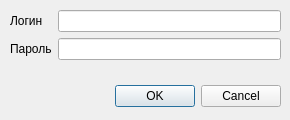
<?xml version="1.0" encoding="UTF-8"?>
<ui version="4.0">
 <class>Authentication</class>
 <widget class="QDialog" name="Authentication">
  <property name="geometry">
   <rect>
    <x>0</x>
    <y>0</y>
    <width>290</width>
    <height>120</height>
   </rect>
  </property>
  <property name="windowTitle">
   <string>Dialog</string>
  </property>
  <property name="styleSheet">
   <string notr="true">/*
 * The MIT License (MIT)
 *
 * Copyright (c) &lt;2013-2014&gt; &lt;Colin Duquesnoy&gt;
 *
 * Permission is hereby granted, free of charge, to any person obtaining a copy
 * of this software and associated documentation files (the &quot;Software&quot;), to deaa
 * in the Software without restriction, including without limitation the rights
 * to use, copy, modify, merge, publish, distribute, sublicense, and/or sell
 * copies of the Software, and to permit persons to whom the Software is
 * furnished to do so, subject to the following conditions:

 * The above copyright notice and this permission notice shall be included in
 * all copies or substantial portions of the Software.

 * THE SOFTWARE IS PROVIDED &quot;AS IS&quot;, WITHOUT WARRANTY OF ANY KIND, EXPRESS OR
 * IMPLIED, INCLUDING BUT NOT LIMITED TO THE WARRANTIES OF MERCHANTABILITY,
 * FITNESS FOR A PARTICULAR PURPOSE AND NONINFRINGEMENT. IN NO EVENT SHALL THE
 * AUTHORS OR COPYRIGHT HOLDERS BE LIABLE FOR ANY CLAIM, DAMAGES OR OTHER
 * LIABILITY, WHETHER IN AN ACTION OF CONTRACT, TORT OR OTHERWISE, ARISING FROM,
 * OUT OF OR IN CONNECTION WITH THE SOFTWARE OR THE USE OR OTHER DEALINGS IN
 * THE SOFTWARE.
 */
QToolTip
{
    border: 1px solid #76797C;
    background-color: rgb(90, 102, 117);;
    color: white;
    padding: 5px;
    opacity: 200;
}

QWidget
{
    color: #eff0f1;
    background-color: #31363b;
    selection-background-color:#3daee9;
    selection-color: #eff0f1;
    background-clip: border;
    border-image: none;
    border: 0px transparent black;
    outline: 0;
}

QWidget:item:hover
{
    background-color: #3daee9;
    color: #eff0f1;
}

QWidget:item:selected
{
    background-color: #3daee9;
}

QCheckBox
{
    spacing: 5px;
    outline: none;
    color: #eff0f1;
    margin-bottom: 2px;
}

QCheckBox:disabled
{
    color: #76797C;
}

QCheckBox::indicator,
QGroupBox::indicator
{
    width: 18px;
    height: 18px;
}
QGroupBox::indicator
{
    margin-left: 2px;
}

QCheckBox::indicator:unchecked
{
    image: url(:/qss_icons/rc/checkbox_unchecked.png);
}

QCheckBox::indicator:unchecked:hover,
QCheckBox::indicator:unchecked:focus,
QCheckBox::indicator:unchecked:pressed,
QGroupBox::indicator:unchecked:hover,
QGroupBox::indicator:unchecked:focus,
QGroupBox::indicator:unchecked:pressed
{
  border: none;
    image: url(:/qss_icons/rc/checkbox_unchecked_focus.png);
}

QCheckBox::indicator:checked
{
    image: url(:/qss_icons/rc/checkbox_checked.png);
}

QCheckBox::indicator:checked:hover,
QCheckBox::indicator:checked:focus,
QCheckBox::indicator:checked:pressed,
QGroupBox::indicator:checked:hover,
QGroupBox::indicator:checked:focus,
QGroupBox::indicator:checked:pressed
{
  border: none;
    image: url(:/qss_icons/rc/checkbox_checked_focus.png);
}


QCheckBox::indicator:indeterminate
{
    image: url(:/qss_icons/rc/checkbox_indeterminate.png);
}

QCheckBox::indicator:indeterminate:focus,
QCheckBox::indicator:indeterminate:hover,
QCheckBox::indicator:indeterminate:pressed
{
    image: url(:/qss_icons/rc/checkbox_indeterminate_focus.png);
}

QCheckBox::indicator:checked:disabled,
QGroupBox::indicator:checked:disabled
{
    image: url(:/qss_icons/rc/checkbox_checked_disabled.png);
}

QCheckBox::indicator:unchecked:disabled,
QGroupBox::indicator:unchecked:disabled
{
    image: url(:/qss_icons/rc/checkbox_unchecked_disabled.png);
}

QRadioButton
{
    spacing: 5px;
    outline: none;
    color: #eff0f1;
    margin-bottom: 2px;
}

QRadioButton:disabled
{
    color: #76797C;
}
QRadioButton::indicator
{
    width: 21px;
    height: 21px;
}

QRadioButton::indicator:unchecked
{
    image: url(:/qss_icons/rc/radio_unchecked.png);
}


QRadioButton::indicator:unchecked:hover,
QRadioButton::indicator:unchecked:focus,
QRadioButton::indicator:unchecked:pressed
{
    border: none;
    outline: none;
    image: url(:/qss_icons/rc/radio_unchecked_focus.png);
}

QRadioButton::indicator:checked
{
    border: none;
    outline: none;
    image: url(:/qss_icons/rc/radio_checked.png);
}

QRadioButton::indicator:checked:hover,
QRadioButton::indicator:checked:focus,
QRadioButton::indicator:checked:pressed
{
    border: none;
    outline: none;
    image: url(:/qss_icons/rc/radio_checked_focus.png);
}

QRadioButton::indicator:checked:disabled
{
    outline: none;
    image: url(:/qss_icons/rc/radio_checked_disabled.png);
}

QRadioButton::indicator:unchecked:disabled
{
    image: url(:/qss_icons/rc/radio_unchecked_disabled.png);
}


QMenuBar
{
    background-color: #31363b;
    color: #eff0f1;
}

QMenuBar::item
{
    background: transparent;
}

QMenuBar::item:selected
{
    background: transparent;
    border: 1px solid #76797C;
}

QMenuBar::item:pressed
{
    border: 1px solid #76797C;
    background-color: #3daee9;
    color: #eff0f1;
    margin-bottom:-1px;
    padding-bottom:1px;
}

QMenu
{
    border: 1px solid #76797C;
    color: #eff0f1;
    margin: 2px;
}

QMenu::icon
{
    margin: 5px;
}

QMenu::item
{
    padding: 5px 30px 5px 30px;
    margin-left: 5px;
    border: 1px solid transparent; /* reserve space for selection border */
}

QMenu::item:selected
{
    color: #eff0f1;
}

QMenu::separator {
    height: 2px;
    background: lightblue;
    margin-left: 10px;
    margin-right: 5px;
}

QMenu::indicator {
    width: 18px;
    height: 18px;
}

/* non-exclusive indicator = check box style indicator
   (see QActionGroup::setExclusive) */
QMenu::indicator:non-exclusive:unchecked {
    image: url(:/qss_icons/rc/checkbox_unchecked.png);
}

QMenu::indicator:non-exclusive:unchecked:selected {
    image: url(:/qss_icons/rc/checkbox_unchecked_disabled.png);
}

QMenu::indicator:non-exclusive:checked {
    image: url(:/qss_icons/rc/checkbox_checked.png);
}

QMenu::indicator:non-exclusive:checked:selected {
    image: url(:/qss_icons/rc/checkbox_checked_disabled.png);
}

/* exclusive indicator = radio button style indicator (see QActionGroup::setExclusive) */
QMenu::indicator:exclusive:unchecked {
    image: url(:/qss_icons/rc/radio_unchecked.png);
}

QMenu::indicator:exclusive:unchecked:selected {
    image: url(:/qss_icons/rc/radio_unchecked_disabled.png);
}

QMenu::indicator:exclusive:checked {
    image: url(:/qss_icons/rc/radio_checked.png);
}

QMenu::indicator:exclusive:checked:selected {
    image: url(:/qss_icons/rc/radio_checked_disabled.png);
}

QMenu::right-arrow {
    margin: 5px;
    image: url(:/qss_icons/rc/right_arrow.png)
}


QWidget:disabled
{
    color: #454545;
    background-color: #31363b;
}

QAbstractItemView
{
    alternate-background-color: #31363b;
    color: #eff0f1;
    border: 1px solid 3A3939;
    border-radius: 2px;
}

QWidget:focus, QMenuBar:focus
{
    border: 1px solid #3daee9;
}

QTabWidget:focus, QCheckBox:focus, QRadioButton:focus, QSlider:focus
{
    border: none;
}

QLineEdit
{
    background-color: #232629;
    padding: 5px;
    border-style: solid;
    border: 1px solid #76797C;
    border-radius: 2px;
    color: #eff0f1;
}

QGroupBox {
    border:1px solid #76797C;
    border-radius: 2px;
    margin-top: 20px;
}

QGroupBox::title {
    subcontrol-origin: margin;
    subcontrol-position: top center;
    padding-left: 10px;
    padding-right: 10px;
    padding-top: 10px;
}

QAbstractScrollArea
{
    border-radius: 2px;
    border: 1px solid #76797C;
    background-color: transparent;
}

QScrollBar:horizontal
{
    height: 15px;
    margin: 3px 15px 3px 15px;
    border: 1px transparent #2A2929;
    border-radius: 4px;
    background-color: #2A2929;
}

QScrollBar::handle:horizontal
{
    background-color: #605F5F;
    min-width: 5px;
    border-radius: 4px;
}

QScrollBar::add-line:horizontal
{
    margin: 0px 3px 0px 3px;
    border-image: url(:/qss_icons/rc/right_arrow_disabled.png);
    width: 10px;
    height: 10px;
    subcontrol-position: right;
    subcontrol-origin: margin;
}

QScrollBar::sub-line:horizontal
{
    margin: 0px 3px 0px 3px;
    border-image: url(:/qss_icons/rc/left_arrow_disabled.png);
    height: 10px;
    width: 10px;
    subcontrol-position: left;
    subcontrol-origin: margin;
}

QScrollBar::add-line:horizontal:hover,QScrollBar::add-line:horizontal:on
{
    border-image: url(:/qss_icons/rc/right_arrow.png);
    height: 10px;
    width: 10px;
    subcontrol-position: right;
    subcontrol-origin: margin;
}


QScrollBar::sub-line:horizontal:hover, QScrollBar::sub-line:horizontal:on
{
    border-image: url(:/qss_icons/rc/left_arrow.png);
    height: 10px;
    width: 10px;
    subcontrol-position: left;
    subcontrol-origin: margin;
}

QScrollBar::up-arrow:horizontal, QScrollBar::down-arrow:horizontal
{
    background: none;
}


QScrollBar::add-page:horizontal, QScrollBar::sub-page:horizontal
{
    background: none;
}

QScrollBar:vertical
{
    background-color: #2A2929;
    width: 15px;
    margin: 15px 3px 15px 3px;
    border: 1px transparent #2A2929;
    border-radius: 4px;
}

QScrollBar::handle:vertical
{
    background-color: #605F5F;
    min-height: 5px;
    border-radius: 4px;
}

QScrollBar::sub-line:vertical
{
    margin: 3px 0px 3px 0px;
    border-image: url(:/qss_icons/rc/up_arrow_disabled.png);
    height: 10px;
    width: 10px;
    subcontrol-position: top;
    subcontrol-origin: margin;
}

QScrollBar::add-line:vertical
{
    margin: 3px 0px 3px 0px;
    border-image: url(:/qss_icons/rc/down_arrow_disabled.png);
    height: 10px;
    width: 10px;
    subcontrol-position: bottom;
    subcontrol-origin: margin;
}

QScrollBar::sub-line:vertical:hover,QScrollBar::sub-line:vertical:on
{

    border-image: url(:/qss_icons/rc/up_arrow.png);
    height: 10px;
    width: 10px;
    subcontrol-position: top;
    subcontrol-origin: margin;
}


QScrollBar::add-line:vertical:hover, QScrollBar::add-line:vertical:on
{
    border-image: url(:/qss_icons/rc/down_arrow.png);
    height: 10px;
    width: 10px;
    subcontrol-position: bottom;
    subcontrol-origin: margin;
}

QScrollBar::up-arrow:vertical, QScrollBar::down-arrow:vertical
{
    background: none;
}


QScrollBar::add-page:vertical, QScrollBar::sub-page:vertical
{
    background: none;
}

QTextEdit
{
    background-color: #232629;
    color: #eff0f1;
    border: 1px solid #76797C;
}

QPlainTextEdit
{
    background-color: #232629;;
    color: #eff0f1;
    border-radius: 2px;
    border: 1px solid #76797C;
}

QHeaderView::section
{
    background-color: #76797C;
    color: #eff0f1;
    padding: 5px;
    border: 1px solid #76797C;
}

QSizeGrip {
    image: url(:/qss_icons/rc/sizegrip.png);
    width: 12px;
    height: 12px;
}


QMainWindow::separator
{
    background-color: #31363b;
    color: white;
    padding-left: 4px;
    spacing: 2px;
    border: 1px dashed #76797C;
}

QMainWindow::separator:hover
{

    background-color: #787876;
    color: white;
    padding-left: 4px;
    border: 1px solid #76797C;
    spacing: 2px;
}


QMenu::separator
{
    height: 1px;
    background-color: #76797C;
    color: white;
    padding-left: 4px;
    margin-left: 10px;
    margin-right: 5px;
}


QFrame
{
    border-radius: 2px;
    border: 1px solid #76797C;
}

QFrame[frameShape=&quot;0&quot;]
{
    border-radius: 2px;
    border: 1px transparent #76797C;
}

QStackedWidget
{
    border: 1px transparent black;
}

QToolBar {
    border: 1px transparent #393838;
    background: 1px solid #31363b;
    font-weight: bold;
}

QToolBar::handle:horizontal {
    image: url(:/qss_icons/rc/Hmovetoolbar.png);
}
QToolBar::handle:vertical {
    image: url(:/qss_icons/rc/Vmovetoolbar.png);
}
QToolBar::separator:horizontal {
    image: url(:/qss_icons/rc/Hsepartoolbar.png);
}
QToolBar::separator:vertical {
    image: url(:/qss_icons/rc/Vsepartoolbar.png);
}
QToolButton#qt_toolbar_ext_button {
    background: #58595a
}

QPushButton
{
    color: #eff0f1;
    background-color: #31363b;
    border-width: 1px;
    border-color: #76797C;
    border-style: solid;
    padding: 5px;
    border-radius: 2px;
    outline: none;
}

QPushButton:disabled
{
    background-color: #31363b;
    border-width: 1px;
    border-color: #454545;
    border-style: solid;
    padding-top: 5px;
    padding-bottom: 5px;
    padding-left: 10px;
    padding-right: 10px;
    border-radius: 2px;
    color: #454545;
}

QPushButton:focus {
    background-color: #3daee9;
    color: white;
}

QPushButton:pressed
{
    background-color: #3daee9;
    padding-top: -15px;
    padding-bottom: -17px;
}

QComboBox
{
    selection-background-color: #3daee9;
    border-style: solid;
    border: 1px solid #76797C;
    border-radius: 2px;
    padding: 5px;
    min-width: 75px;
}

QPushButton:checked{
    background-color: #76797C;
    border-color: #6A6969;
}

QComboBox:hover,QPushButton:hover,QAbstractSpinBox:hover,QLineEdit:hover,QTextEdit:hover,QPlainTextEdit:hover,QAbstractView:hover,QTreeView:hover
{
    border: 1px solid #3daee9;
    color: #eff0f1;
}

QComboBox:on
{
    padding-top: 3px;
    padding-left: 4px;
    selection-background-color: #4a4a4a;
}

QComboBox QAbstractItemView
{
    background-color: #232629;
    border-radius: 2px;
    border: 1px solid #76797C;
    selection-background-color: #3daee9;
}

QComboBox::drop-down
{
    subcontrol-origin: padding;
    subcontrol-position: top right;
    width: 15px;

    border-left-width: 0px;
    border-left-color: darkgray;
    border-left-style: solid;
    border-top-right-radius: 3px;
    border-bottom-right-radius: 3px;
}

QComboBox::down-arrow
{
    image: url(:/qss_icons/rc/down_arrow_disabled.png);
}

QComboBox::down-arrow:on, QComboBox::down-arrow:hover,
QComboBox::down-arrow:focus
{
    image: url(:/qss_icons/rc/down_arrow.png);
}

QAbstractSpinBox {
    padding: 5px;
    border: 1px solid #76797C;
    background-color: #232629;
    color: #eff0f1;
    border-radius: 2px;
    min-width: 75px;
}

QAbstractSpinBox:up-button
{
    background-color: transparent;
    subcontrol-origin: border;
    subcontrol-position: center right;
}

QAbstractSpinBox:down-button
{
    background-color: transparent;
    subcontrol-origin: border;
    subcontrol-position: center left;
}

QAbstractSpinBox::up-arrow,QAbstractSpinBox::up-arrow:disabled,QAbstractSpinBox::up-arrow:off {
    image: url(:/qss_icons/rc/up_arrow_disabled.png);
    width: 10px;
    height: 10px;
}
QAbstractSpinBox::up-arrow:hover
{
    image: url(:/qss_icons/rc/up_arrow.png);
}


QAbstractSpinBox::down-arrow,QAbstractSpinBox::down-arrow:disabled,QAbstractSpinBox::down-arrow:off
{
    image: url(:/qss_icons/rc/down_arrow_disabled.png);
    width: 10px;
    height: 10px;
}
QAbstractSpinBox::down-arrow:hover
{
    image: url(:/qss_icons/rc/down_arrow.png);
}


QLabel
{
    border: 0px solid black;
}

QTabWidget{
    border: 0px transparent black;
}

QTabWidget::pane {
    border: 1px solid #76797C;
    padding: 5px;
    margin: 0px;
}

QTabWidget::tab-bar {
    left: 5px; /* move to the right by 5px */
}

QTabBar
{
    qproperty-drawBase: 0;
    border-radius: 3px;
}

QTabBar:focus
{
    border: 0px transparent black;
}

QTabBar::close-button  {
    image: url(:/qss_icons/rc/close.png);
    background: transparent;
}

QTabBar::close-button:hover
{
    image: url(:/qss_icons/rc/close-hover.png);
    background: transparent;
}

QTabBar::close-button:pressed {
    image: url(:/qss_icons/rc/close-pressed.png);
    background: transparent;
}

/* TOP TABS */
QTabBar::tab:top {
    color: #eff0f1;
    border: 1px solid #76797C;
    border-bottom: 1px transparent black;
    background-color: #31363b;
    padding: 5px;
    min-width: 50px;
    border-top-left-radius: 2px;
    border-top-right-radius: 2px;
}

QTabBar::tab:top:!selected
{
    color: #eff0f1;
    background-color: #54575B;
    border: 1px solid #76797C;
    border-bottom: 1px transparent black;
    border-top-left-radius: 2px;
    border-top-right-radius: 2px;    
}

QTabBar::tab:top:!selected:hover {
    background-color: #3daee9;
}

/* BOTTOM TABS */
QTabBar::tab:bottom {
    color: #eff0f1;
    border: 1px solid #76797C;
    border-top: 1px transparent black;
    background-color: #31363b;
    padding: 5px;
    border-bottom-left-radius: 2px;
    border-bottom-right-radius: 2px;
    min-width: 50px;
}

QTabBar::tab:bottom:!selected
{
    color: #eff0f1;
    background-color: #54575B;
    border: 1px solid #76797C;
    border-top: 1px transparent black;
    border-bottom-left-radius: 2px;
    border-bottom-right-radius: 2px;
}

QTabBar::tab:bottom:!selected:hover {
    background-color: #3daee9;
}

/* LEFT TABS */
QTabBar::tab:left {
    color: #eff0f1;
    border: 1px solid #76797C;
    border-left: 1px transparent black;
    background-color: #31363b;
    padding: 5px;
    border-top-right-radius: 2px;
    border-bottom-right-radius: 2px;
    min-height: 50px;
}

QTabBar::tab:left:!selected
{
    color: #eff0f1;
    background-color: #54575B;
    border: 1px solid #76797C;
    border-left: 1px transparent black;
    border-top-right-radius: 2px;
    border-bottom-right-radius: 2px;
}

QTabBar::tab:left:!selected:hover {
    background-color: #3daee9;
}


/* RIGHT TABS */
QTabBar::tab:right {
    color: #eff0f1;
    border: 1px solid #76797C;
    border-right: 1px transparent black;
    background-color: #31363b;
    padding: 5px;
    border-top-left-radius: 2px;
    border-bottom-left-radius: 2px;
    min-height: 50px;
}

QTabBar::tab:right:!selected
{
    color: #eff0f1;
    background-color: #54575B;
    border: 1px solid #76797C;
    border-right: 1px transparent black;
    border-top-left-radius: 2px;
    border-bottom-left-radius: 2px;
}

QTabBar::tab:right:!selected:hover {
    background-color: #3daee9;
}

QTabBar QToolButton::right-arrow:enabled {
     image: url(:/qss_icons/rc/right_arrow.png);
 }

 QTabBar QToolButton::left-arrow:enabled {
     image: url(:/qss_icons/rc/left_arrow.png);
 }

QTabBar QToolButton::right-arrow:disabled {
     image: url(:/qss_icons/rc/right_arrow_disabled.png);
 }

 QTabBar QToolButton::left-arrow:disabled {
     image: url(:/qss_icons/rc/left_arrow_disabled.png);
 }


QDockWidget {
    background: #31363b;
    border: 1px solid #403F3F;
    titlebar-close-icon: url(:/qss_icons/rc/close.png);
    titlebar-normal-icon: url(:/qss_icons/rc/undock.png);
}

QDockWidget::close-button, QDockWidget::float-button {
    border: 1px solid transparent;
    border-radius: 2px;
    background: transparent;
}

QDockWidget::close-button:hover, QDockWidget::float-button:hover {
    background: rgba(255, 255, 255, 10);
}

QDockWidget::close-button:pressed, QDockWidget::float-button:pressed {
    padding: 1px -1px -1px 1px;
    background: rgba(255, 255, 255, 10);
}

QTreeView, QListView
{
    border: 1px solid #76797C;
    background-color: #232629;
}

QTreeView:branch:selected, QTreeView:branch:hover
{
    background: url(:/qss_icons/rc/transparent.png);
}

QTreeView::branch:has-siblings:!adjoins-item {
    border-image: url(:/qss_icons/rc/transparent.png);
}

QTreeView::branch:has-siblings:adjoins-item {
    border-image: url(:/qss_icons/rc/transparent.png);
}

QTreeView::branch:!has-children:!has-siblings:adjoins-item {
    border-image: url(:/qss_icons/rc/transparent.png);
}

QTreeView::branch:has-children:!has-siblings:closed,
QTreeView::branch:closed:has-children:has-siblings {
    image: url(:/qss_icons/rc/branch_closed.png);
}

QTreeView::branch:open:has-children:!has-siblings,
QTreeView::branch:open:has-children:has-siblings  {
    image: url(:/qss_icons/rc/branch_open.png);
}

QTreeView::branch:has-children:!has-siblings:closed:hover,
QTreeView::branch:closed:has-children:has-siblings:hover {
    image: url(:/qss_icons/rc/branch_closed-on.png);
    }

QTreeView::branch:open:has-children:!has-siblings:hover,
QTreeView::branch:open:has-children:has-siblings:hover  {
    image: url(:/qss_icons/rc/branch_open-on.png);
    }

QListView::item:!selected:hover, QTreeView::item:!selected:hover  {
    background: rgba(167,218,245, 0.3);
    outline: 0;
    color: #eff0f1
}

QListView::item:selected:hover, QTreeView::item:selected:hover  {
    background: #3daee9;
    color: #eff0f1;
}

QSlider::groove:horizontal {
    border: 1px solid #565a5e;
    height: 4px;
    background: #565a5e;
    margin: 0px;
    border-radius: 2px;
}

QSlider::handle:horizontal {
    background: #232629;
    border: 1px solid #565a5e;
    width: 16px;
    height: 16px;
    margin: -8px 0;
    border-radius: 9px;
}

QSlider::groove:vertical {
    border: 1px solid #565a5e;
    width: 4px;
    background: #565a5e;
    margin: 0px;
    border-radius: 3px;
}

QSlider::handle:vertical {
    background: #232629;
    border: 1px solid #565a5e;
    width: 16px;
    height: 16px;
    margin: 0 -8px;
    border-radius: 9px;
}

QToolButton {
    background-color: transparent;
    border: 1px transparent #76797C;
    border-radius: 2px;
    margin: 3px;
    padding: 5px;
}

QToolButton[popupMode=&quot;1&quot;] { /* only for MenuButtonPopup */
 padding-right: 20px; /* make way for the popup button */
 border: 1px #76797C;
 border-radius: 5px;
}

QToolButton[popupMode=&quot;2&quot;] { /* only for InstantPopup */
 padding-right: 10px; /* make way for the popup button */
 border: 1px #76797C;
}


QToolButton:hover, QToolButton::menu-button:hover {
    background-color: transparent;
    border: 1px solid #3daee9;
    padding: 5px;
}

QToolButton:checked, QToolButton:pressed,
        QToolButton::menu-button:pressed {
    background-color: #3daee9;
    border: 1px solid #3daee9;
    padding: 5px;
}

/* the subcontrol below is used only in the InstantPopup or DelayedPopup mode */
QToolButton::menu-indicator {
    image: url(:/qss_icons/rc/down_arrow.png);
    top: -7px; left: -2px; /* shift it a bit */
}

/* the subcontrols below are used only in the MenuButtonPopup mode */
QToolButton::menu-button {
    border: 1px transparent #76797C;
    border-top-right-radius: 6px;
    border-bottom-right-radius: 6px;
    /* 16px width + 4px for border = 20px allocated above */
    width: 16px;
    outline: none;
}

QToolButton::menu-arrow {
    image: url(:/qss_icons/rc/down_arrow.png);
}

QToolButton::menu-arrow:open {
    border: 1px solid #76797C;
}

QPushButton::menu-indicator  {
    subcontrol-origin: padding;
    subcontrol-position: bottom right;
    left: 8px;
}

QTableView
{
    border: 1px solid #76797C;
    gridline-color: #31363b;
    background-color: #232629;
}


QTableView, QHeaderView
{
    border-radius: 0px;
}

QTableView::item:pressed, QListView::item:pressed, QTreeView::item:pressed  {
    background: #3daee9;
    color: #eff0f1;
}

QTableView::item:selected:active, QTreeView::item:selected:active, QListView::item:selected:active  {
    background: #3daee9;
    color: #eff0f1;
}


QHeaderView
{
    background-color: #31363b;
    border: 1px transparent;
    border-radius: 0px;
    margin: 0px;
    padding: 0px;

}

QHeaderView::section  {
    background-color: #31363b;
    color: #eff0f1;
    padding: 5px;
    border: 1px solid #76797C;
    border-radius: 0px;
    text-align: center;
}

QHeaderView::section::vertical::first, QHeaderView::section::vertical::only-one
{
    border-top: 1px solid #76797C;
}

QHeaderView::section::vertical
{
    border-top: transparent;
}

QHeaderView::section::horizontal::first, QHeaderView::section::horizontal::only-one
{
    border-left: 1px solid #76797C;
}

QHeaderView::section::horizontal
{
    border-left: transparent;
}


QHeaderView::section:checked
 {
    color: white;
    background-color: #334e5e;
 }

 /* style the sort indicator */
QHeaderView::down-arrow {
    image: url(:/qss_icons/rc/down_arrow.png);
}

QHeaderView::up-arrow {
    image: url(:/qss_icons/rc/up_arrow.png);
}


QTableCornerButton::section {
    background-color: #31363b;
    border: 1px transparent #76797C;
    border-radius: 0px;
}

QToolBox  {
    padding: 5px;
    border: 1px transparent black;
}

QToolBox::tab {
    color: #eff0f1;
    background-color: #31363b;
    border: 1px solid #76797C;
    border-bottom: 1px transparent #31363b;
    border-top-left-radius: 5px;
    border-top-right-radius: 5px;
}

QToolBox::tab:selected { /* italicize selected tabs */
    font: italic;
    background-color: #31363b;
    border-color: #3daee9;
 }

QStatusBar::item {
    border: 0px transparent dark;
 }


QFrame[height=&quot;3&quot;], QFrame[width=&quot;3&quot;] {
    background-color: #76797C;
}


QSplitter::handle {
    border: 1px dashed #76797C;
}

QSplitter::handle:hover {
    background-color: #787876;
    border: 1px solid #76797C;
}

QSplitter::handle:horizontal {
    width: 1px;
}

QSplitter::handle:vertical {
    height: 1px;
}

QProgressBar {
    border: 1px solid #76797C;
    border-radius: 5px;
    text-align: center;
}

QProgressBar::chunk {
    background-color: #05B8CC;
}

QDateEdit
{
    selection-background-color: #3daee9;
    border-style: solid;
    border: 1px solid #3375A3;
    border-radius: 2px;
    padding: 1px;
    min-width: 75px;
}

QDateEdit:on
{
    padding-top: 3px;
    padding-left: 4px;
    selection-background-color: #4a4a4a;
}

QDateEdit QAbstractItemView
{
    background-color: #232629;
    border-radius: 2px;
    border: 1px solid #3375A3;
    selection-background-color: #3daee9;
}

QDateEdit::drop-down
{
    subcontrol-origin: padding;
    subcontrol-position: top right;
    width: 15px;
    border-left-width: 0px;
    border-left-color: darkgray;
    border-left-style: solid;
    border-top-right-radius: 3px;
    border-bottom-right-radius: 3px;
}

QDateEdit::down-arrow
{
    image: url(:/qss_icons/rc/down_arrow_disabled.png);
}

QDateEdit::down-arrow:on, QDateEdit::down-arrow:hover,
QDateEdit::down-arrow:focus
{
    image: url(:/qss_icons/rc/down_arrow.png);
}</string>
  </property>
  <widget class="QDialogButtonBox" name="buttonBox">
   <property name="geometry">
    <rect>
     <x>10</x>
     <y>80</y>
     <width>271</width>
     <height>32</height>
    </rect>
   </property>
   <property name="orientation">
    <enum>Qt::Horizontal</enum>
   </property>
   <property name="standardButtons">
    <set>QDialogButtonBox::Cancel|QDialogButtonBox::Ok</set>
   </property>
  </widget>
  <widget class="QWidget" name="formLayoutWidget">
   <property name="geometry">
    <rect>
     <x>10</x>
     <y>10</y>
     <width>271</width>
     <height>64</height>
    </rect>
   </property>
   <layout class="QFormLayout" name="formLayout">
    <item row="0" column="0">
     <widget class="QLabel" name="label">
      <property name="text">
       <string>Логин</string>
      </property>
     </widget>
    </item>
    <item row="0" column="1">
     <widget class="QLineEdit" name="loginLineEdit"/>
    </item>
    <item row="1" column="0">
     <widget class="QLabel" name="label_2">
      <property name="text">
       <string>Пароль</string>
      </property>
     </widget>
    </item>
    <item row="1" column="1">
     <widget class="QLineEdit" name="passwordLineEdit">
      <property name="echoMode">
       <enum>QLineEdit::Password</enum>
      </property>
     </widget>
    </item>
   </layout>
  </widget>
 </widget>
 <resources/>
 <connections>
  <connection>
   <sender>buttonBox</sender>
   <signal>accepted()</signal>
   <receiver>Authentication</receiver>
   <slot>accept()</slot>
   <hints>
    <hint type="sourcelabel">
     <x>248</x>
     <y>254</y>
    </hint>
    <hint type="destinationlabel">
     <x>157</x>
     <y>274</y>
    </hint>
   </hints>
  </connection>
  <connection>
   <sender>buttonBox</sender>
   <signal>rejected()</signal>
   <receiver>Authentication</receiver>
   <slot>reject()</slot>
   <hints>
    <hint type="sourcelabel">
     <x>316</x>
     <y>260</y>
    </hint>
    <hint type="destinationlabel">
     <x>286</x>
     <y>274</y>
    </hint>
   </hints>
  </connection>
 </connections>
</ui>
